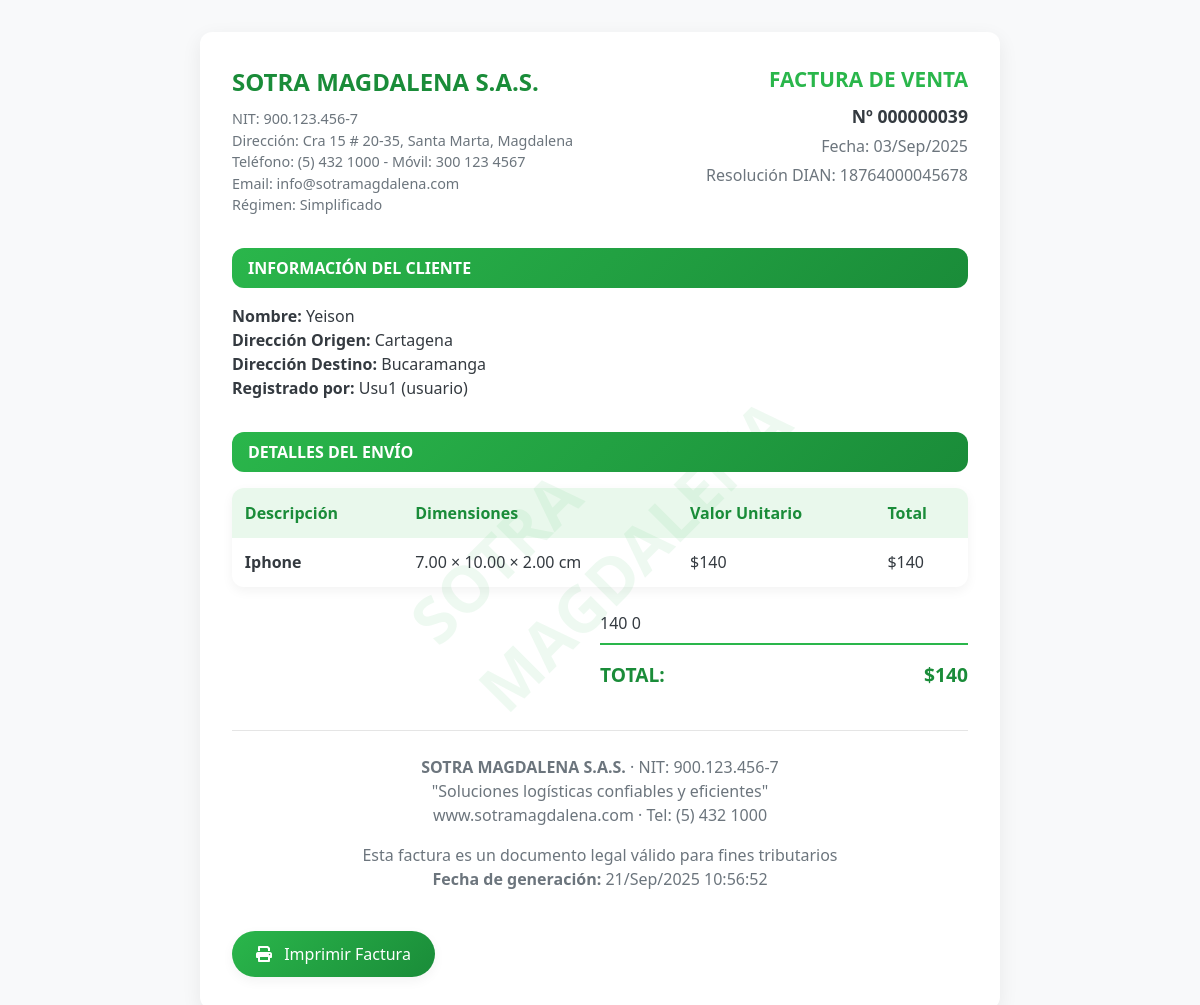
The app's page /pages/paquetes/factDimensionesAdm.php?id=39 (signed in) with its own data.
### tables this page shows
CREATE TABLE `enviosxdimensiones` (
  `id` int(11) NOT NULL,
  `nombre_cliente` varchar(100) NOT NULL,
  `direccion_origen` varchar(255) NOT NULL,
  `direccion_destino` varchar(255) NOT NULL,
  `contenido` varchar(255) DEFAULT NULL,
  `ancho` decimal(10,2) DEFAULT NULL,
  `alto` decimal(10,2) DEFAULT NULL,
  `largo` decimal(10,2) DEFAULT NULL,
  `precio` decimal(10,2) DEFAULT NULL,
  `rango` varchar(50) DEFAULT NULL,
  `fecha_registro` timestamp NOT NULL DEFAULT current_timestamp(),
  `usuario_id` int(11) DEFAULT NULL
);

CREATE TABLE `usuarios` (
  `id` int(11) NOT NULL,
  `nombre` varchar(100) NOT NULL,
  `username` varchar(50) NOT NULL,
  `password` varchar(255) NOT NULL,
  `rol` enum('usuario','administrador') NOT NULL DEFAULT 'usuario',
  `estado` tinyint(1) DEFAULT 1
);

### pages/paquetes/factDimensionesAdm.php (the view, shortened to what this page needs)
<?php
$host = "localhost";
$user = "root";
$pass = "";
$db   = "enviosdb";
$conn = new mysqli($host, $user, $pass, $db);
$id_envio = isset($_GET['id']) ? intval($_GET['id']) : 0;
$sql = "SELECT e.id, e.nombre_cliente, e.direccion_origen, e.direccion_destino, e.contenido,
               e.ancho, e.alto, e.largo, e.precio, e.rango, e.fecha_registro,
               u.nombre AS usuario_nombre, u.username, u.rol
        FROM enviosxdimensiones e
        JOIN usuarios u ON e.usuario_id = u.id
        WHERE e.id = ?";
$stmt = $conn->prepare($sql);
$stmt->bind_param("i", $id_envio);
$stmt->execute();
$result = $stmt->get_result();
$factura = $result->fetch_assoc();
?>
<!DOCTYPE html>
<html lang="es">
<head>
    <link href="https://cdn.jsdelivr.net/npm/bootstrap@5.3.0/dist/css/bootstrap.min.css" rel="stylesheet">
    <link rel="stylesheet" href="https://cdnjs.cloudflare.com/ajax/libs/font-awesome/6.0.0/css/all.min.css">
    <link rel="stylesheet" href="../../css/pages/paquetes/styleFactDimensionesAdm.css">
</head>
<body>
    <div class="invoice-container">
        <div class="watermark">SOTRA MAGDALENA</div>
        <div class="invoice-header">
            <div class="company-info">
                <div class="company-name">SOTRA MAGDALENA S.A.S.</div>
                <div class="company-details">
                    NIT: 900.123.456-7<br>
                    Dirección: Cra 15 # 20-35, Santa Marta, Magdalena<br>
                    Teléfono: (5) 432 1000 - Móvil: 300 123 4567<br>
                    Email: info@sotramagdalena.com<br>
                    Régimen: Simplificado
                </div>
            </div>
            <div class="invoice-info">
                <div class="invoice-title">FACTURA DE VENTA</div>
                <div class="invoice-number">Nº <?= str_pad($factura['id'], 9, "0", STR_PAD_LEFT) ?></div>
                <div class="invoice-date">Fecha: <?= date("d/M/Y", strtotime($factura['fecha_registro'])) ?></div>
                <div class="invoice-date">Resolución DIAN: 18764000045678</div>
            </div>
        </div>
        <div class="client-info">
            <div class="section-title">INFORMACIÓN DEL CLIENTE</div>
            <div>
                <strong>Nombre:</strong> <?= $factura['nombre_cliente'] ?><br>
                <strong>Dirección Origen:</strong> <?= $factura['direccion_origen'] ?><br>
                <strong>Dirección Destino:</strong> <?= $factura['direccion_destino'] ?><br>
                <strong>Registrado por:</strong> <?= $factura['usuario_nombre'] ?> (<?= $factura['rol'] ?>)<br>
            </div>
        </div>
        <div class="invoice-details">
            <div class="section-title">DETALLES DEL ENVÍO</div>
            <table class="items-table">
                <thead>
                    <tr>
                        <th>Descripción</th>
                        <th>Dimensiones</th>
                        <th>Valor Unitario</th>
                        <th>Total</th>
                    </tr>
                </thead>
                <tbody>
                    <tr>
                        <td><strong><?= $factura['contenido'] ?></strong></td>
                        <td><?= $factura['ancho'] ?> × <?= $factura['alto'] ?> × <?= $factura['largo'] ?> cm</td>
                        <td>$<?= number_format($factura['precio'], 0, ',', '.') ?></td>
                        <td>$<?= number_format($factura['precio'], 0, ',', '.') ?></td>
                    </tr>
                </tbody>
            </table>
            <?php
            $subtotal = $factura['precio'];
            $total = $subtotal;
            ?>
            <div class="totals">
                <?= number_format($subtotal, 0, ',', '.') ?>
                <?= number_format($iva, 0, ',', '.') ?>
                <div class="totals-row final">
                    <div>TOTAL:</div>
                    <div>$<?= number_format($total, 0, ',', '.') ?></div>
                </div>
            </div>
        </div>
        <div class="footer">
            <p><strong>SOTRA MAGDALENA S.A.S.</strong> · NIT: 900.123.456-7<br>
                "Soluciones logísticas confiables y eficientes"<br>
                www.sotramagdalena.com · Tel: (5) 432 1000</p>
            <p>Esta factura es un documento legal válido para fines tributarios<br>
                <strong>Fecha de generación:</strong> <?= date("d/M/Y H:i:s") ?>
            </p>
        </div>
        <button class="print-btn" onclick="window.print()">
            <i class="fas fa-print me-2"></i> Imprimir Factura
        </button>
    </div>
</body>
</html>

### css/pages/paquetes/styleFactDimensionesAdm.css (style rules this page uses)
:root { --primary-color: #2ab64b; --primary-dark: #1a8c39; --secondary-color: #c2db34; --accent-color: #3ce745; --primary-gradient: linear-gradient(135deg, var(--primary-color), var(--primary-dark)); --secondary-gradient: linear-gradient(135deg, var(--secondary-color), #a8c41c); --accent-gradient: linear-gradient(135deg, var(--accent-color), #2bc034); --light-bg: #f8f9fa; --card-bg: #ffffff; --text-dark: #343a40; --text-muted: #6c757d; --border-radius: 12px; --shadow-sm: 0 4px 12px rgba(0, 0, 0, 0.05); --shadow-md: 0 6px 20px rgba(0, 0, 0, 0.07); --transition: all 0.3s ease; }
body { background-color: var(--light-bg); color: var(--text-dark); font-family: 'Segoe UI', Tahoma, Geneva, Verdana, sans-serif; padding: 2rem 0; }
.invoice-container { max-width: 800px; margin: 0 auto; background: var(--card-bg); border-radius: var(--border-radius); box-shadow: var(--shadow-md); padding: 2rem; position: relative; overflow: hidden; }
.watermark { position: absolute; top: 50%; left: 50%; transform: translate(-50%, -50%) rotate(-45deg); font-size: 4rem; font-weight: 800; color: rgba(42, 182, 75, 0.08); z-index: 0; pointer-events: none; user-select: none; }
.invoice-header { display: flex; justify-content: space-between; margin-bottom: 2rem; position: relative; z-index: 1; }
.company-info { flex: 1; }
.company-name { font-size: 1.5rem; font-weight: 700; color: var(--primary-dark); margin-bottom: 0.5rem; }
.company-details { color: var(--text-muted); font-size: 0.9rem; }
.invoice-info { text-align: right; }
.invoice-title { font-size: 1.3rem; font-weight: 700; color: var(--primary-color); margin-bottom: 0.5rem; }
.invoice-number { font-size: 1.1rem; font-weight: 600; margin-bottom: 0.3rem; }
.invoice-date { color: var(--text-muted); margin-bottom: 0.3rem; }
.section-title { background: var(--primary-gradient); color: white; padding: 0.5rem 1rem; border-radius: var(--border-radius); margin-bottom: 1rem; font-weight: 600; }
.client-info, .invoice-details { margin-bottom: 2rem; position: relative; z-index: 1; }
.items-table { width: 100%; border-collapse: collapse; margin-bottom: 1.5rem; box-shadow: var(--shadow-sm); border-radius: var(--border-radius); overflow: hidden; }
.items-table th { background-color: rgba(42, 182, 75, 0.1); padding: 0.8rem; text-align: left; font-weight: 600; color: var(--primary-dark); }
.items-table td { padding: 0.8rem; border-bottom: 1px solid rgba(0, 0, 0, 0.05); }
.items-table tr:last-child td { border-bottom: none; }
.totals { width: 50%; margin-left: auto; }
.totals-row { display: flex; justify-content: space-between; padding: 0.5rem 0; }
.totals-row.final { font-weight: 700; font-size: 1.2rem; color: var(--primary-dark); border-top: 2px solid var(--primary-color); margin-top: 0.5rem; padding-top: 1rem; }
.footer { text-align: center; margin-top: 2rem; padding-top: 1.5rem; border-top: 1px solid rgba(0, 0, 0, 0.1); color: var(--text-muted); position: relative; z-index: 1; }
.print-btn { background: var(--primary-gradient); color: white; border: none; padding: 0.7rem 1.5rem; border-radius: 50px; font-weight: 500; margin-right: 1rem; margin-top: 1.5rem; cursor: pointer; transition: var(--transition); box-shadow: var(--shadow-sm); }

### records on screen
enviosxdimensiones: id "000000039", fecha_registro "03/Sep/2025", nombre_cliente "Yeison", direccion_origen "Cartagena", direccion_destino "Bucaramanga", usuario.nombre "Usu1", usuario.rol "usuario", contenido "Iphone", ancho "7.00", alto "10.00", largo "2.00", precio "140"

### other values on screen
$iva "0"
